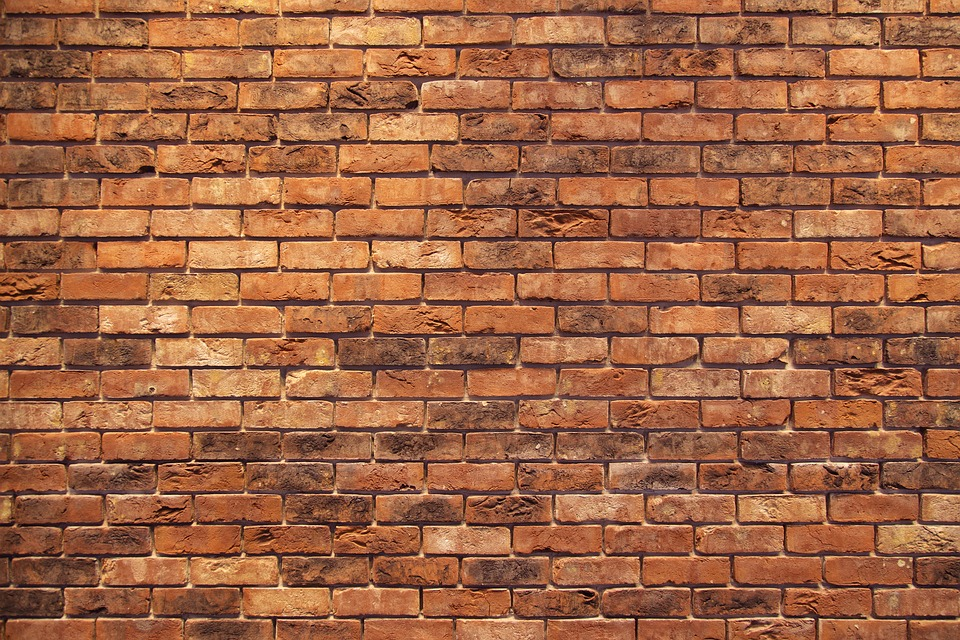
#> input picture text_gen/TextRecognitionDataGenerator/pictures/bricks.jpg, 960 x 640 px; its folder holds only this picture in this run
$ python -i background_generator.py   (imports and definitions only)   (older library calls are emulated)
#> lines starting #> are read from the running program, lines starting #| are printed output that depends on the picture
#> further down, picture is the input picture: PIL image 960x640 RGB; mean R, G, B 159.9, 100.7, 68.5
#%matplotlib inline
import cv2
import math
import os, sys, time
import random as rnd
import numpy as np
import random


import mxnet as mx
from mxnet import autograd, gluon, image, init, nd
from mxnet.gluon import data as gdata, loss as gloss, utils as gutils

from skimage.util import random_noise


from PIL import Image, ImageDraw, ImageFilter, ImageEnhance, ImageOps, ImageFile

# [44 lines left out: functions gaussian_noise, plain_white, quasicrystal, not called in this run]

def randomColor(image):

    random_factor = np.random.randint(0, 40) / 10.  # 随机因子
    color_image = ImageEnhance.Color(image).enhance(random_factor)  # 调整图像的饱和度
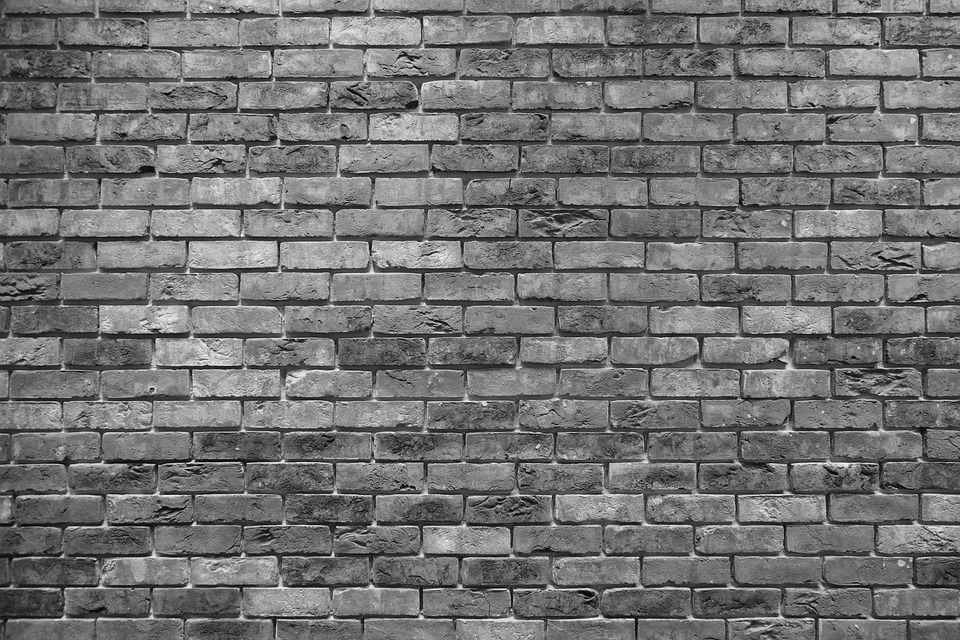
#> color_image: PIL image 960x640 RGB; min 3, max 249, mean 114.7
    random_factor = np.random.randint(10, 40) / 10.  # 随机因子
    brightness_image = ImageEnhance.Brightness(color_image).enhance(random_factor)  # 调整图像的亮度
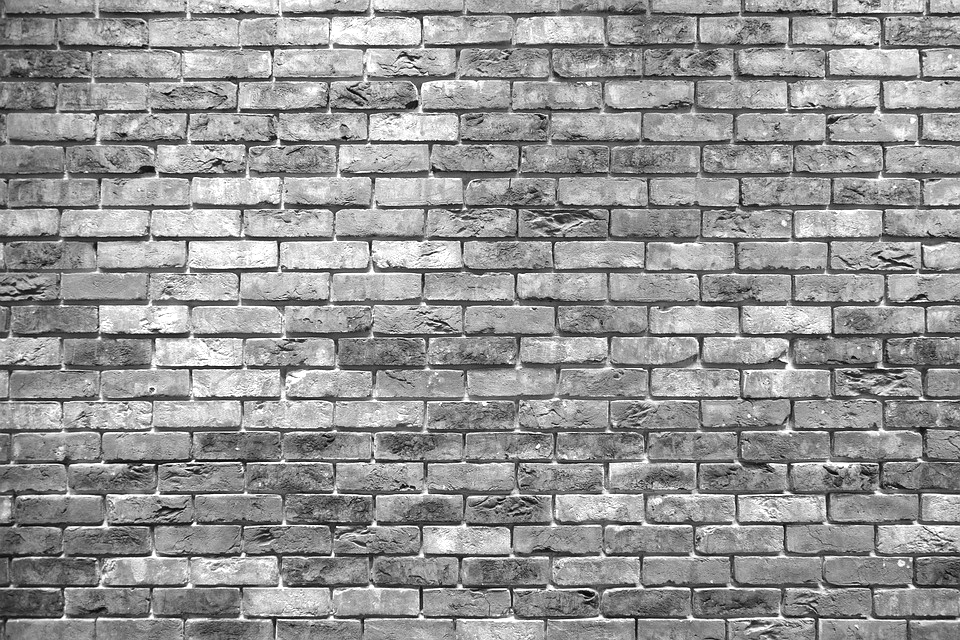
#> brightness_image: PIL image 960x640 RGB; min 3, max 255, mean 148.4
    random_factor = np.random.randint(10, 40) / 10.  # 随机因1子
    contrast_image = ImageEnhance.Contrast(brightness_image).enhance(random_factor)  # 调整图像对比度
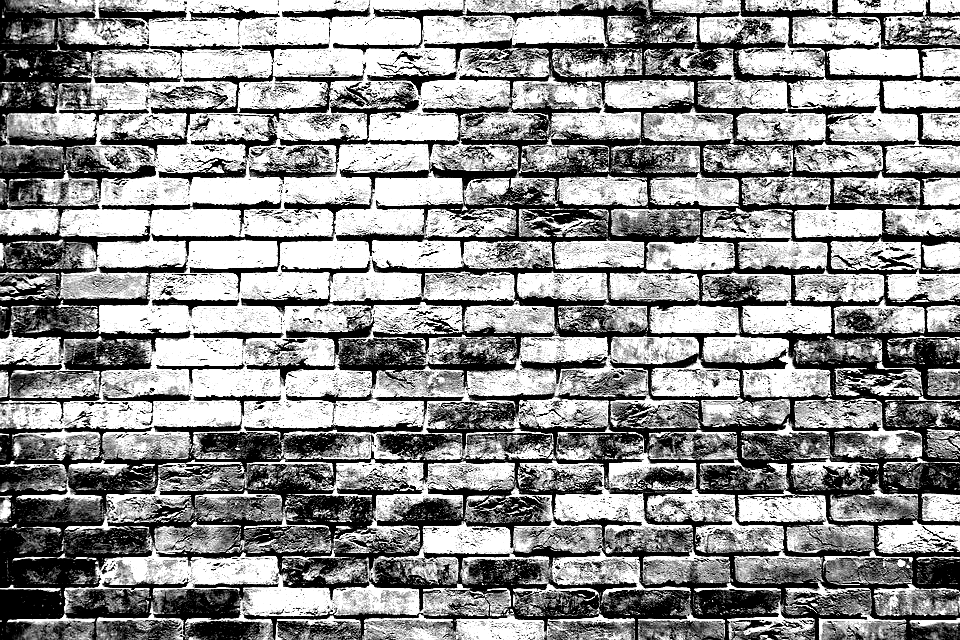
#> contrast_image: PIL image 960x640 RGB; min 0, max 255, mean 144.2
    random_factor = np.random.randint(0, 40) / 10.  # 随机因子
    return ImageEnhance.Sharpness(contrast_image).enhance(random_factor)  # 调整图像锐度

# [60 lines left out: function picture, not called in this run]

>>> from PIL import Image
>>> picture = Image.open('pictures/bricks.jpg')
>>> result = randomColor(picture)

$ run again, on text_gen/TextRecognitionDataGenerator/pictures/city.jpg
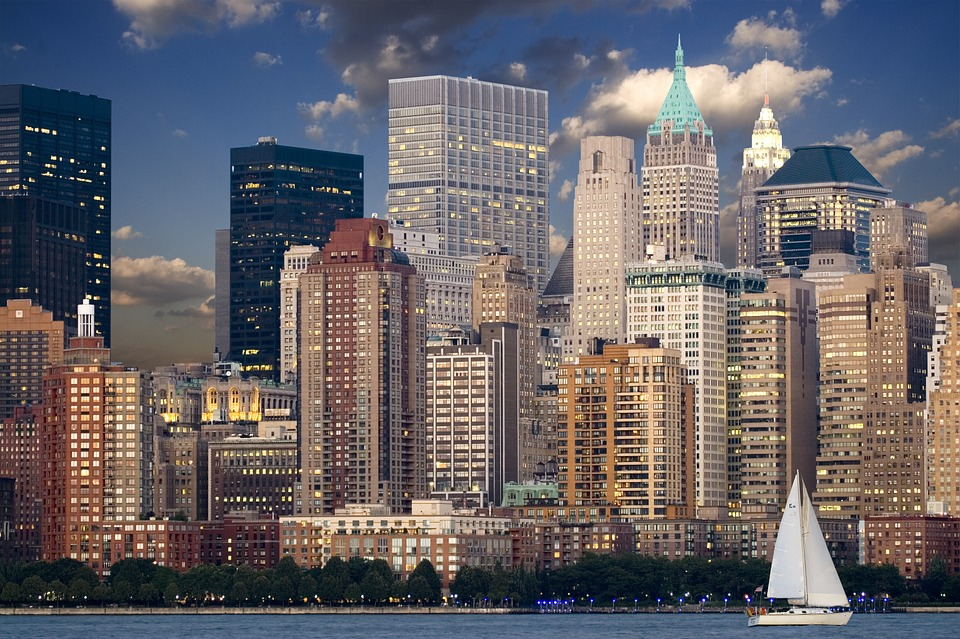
#> input picture text_gen/TextRecognitionDataGenerator/pictures/city.jpg, 960 x 639 px
#> picture is the input picture: PIL image 960x639 RGB; mean R, G, B 104.1, 100.3, 104.5
#> in randomColor, `brightness_image = ImageEnhance.Brightness(color_image).enhance(random..`:
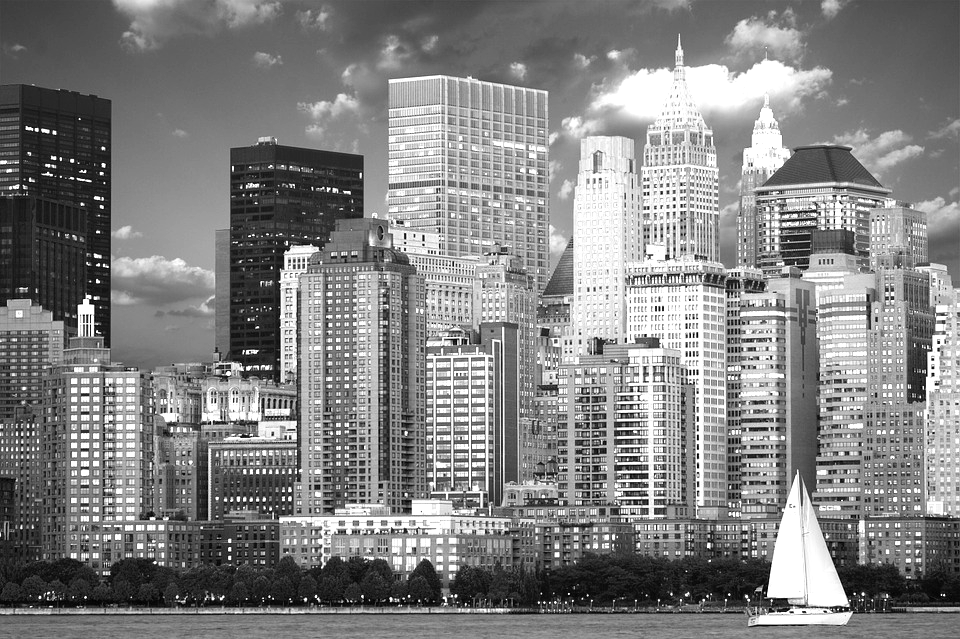
#> brightness_image: PIL image 960x639 RGB; min 0, max 255, mean 130.2
#> in randomColor, `contrast_image = ImageEnhance.Contrast(brightness_image).enhance(rando..`:
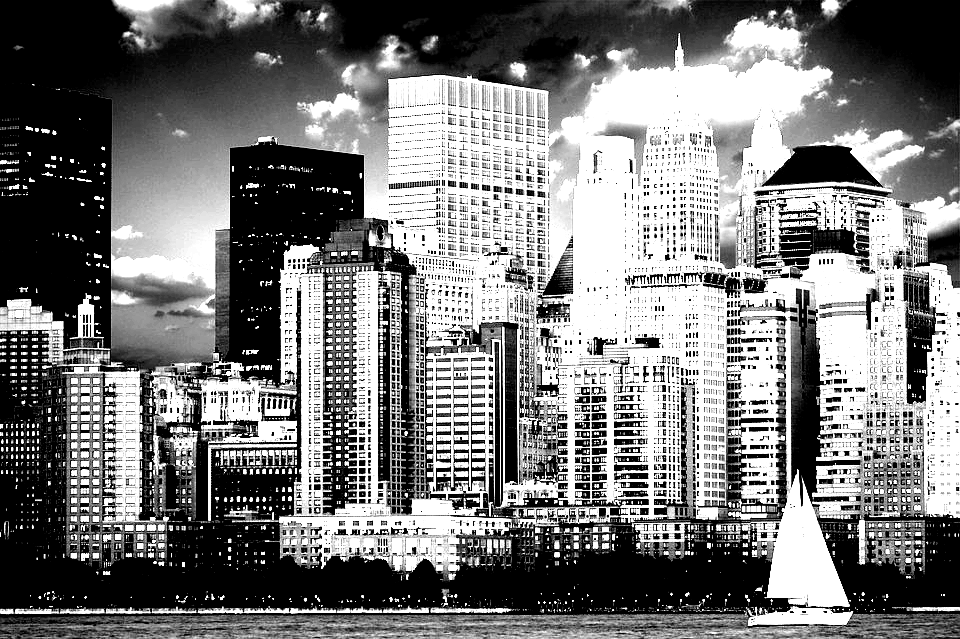
#> contrast_image: PIL image 960x639 RGB; min 0, max 255, mean 120.7

$ run again, on text_gen/TextRecognitionDataGenerator/pictures/water.jpg
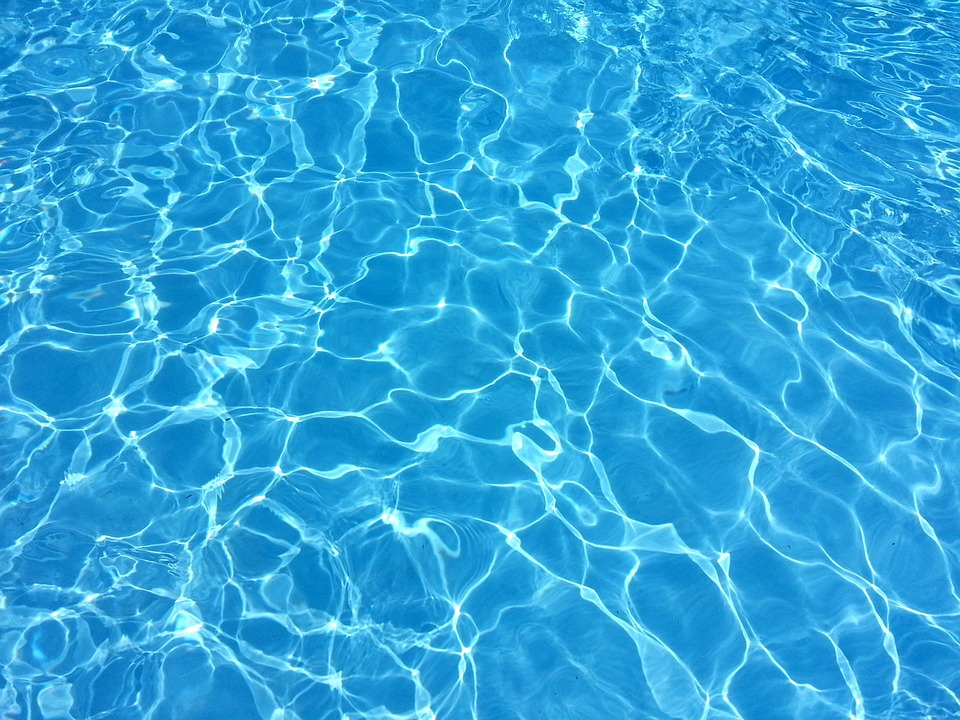
#> input picture text_gen/TextRecognitionDataGenerator/pictures/water.jpg, 960 x 720 px
#> picture is the input picture: PIL image 960x720 RGB; mean R, G, B 46.2, 164.5, 219.4
#> in randomColor, `brightness_image = ImageEnhance.Brightness(color_image).enhance(random..`:
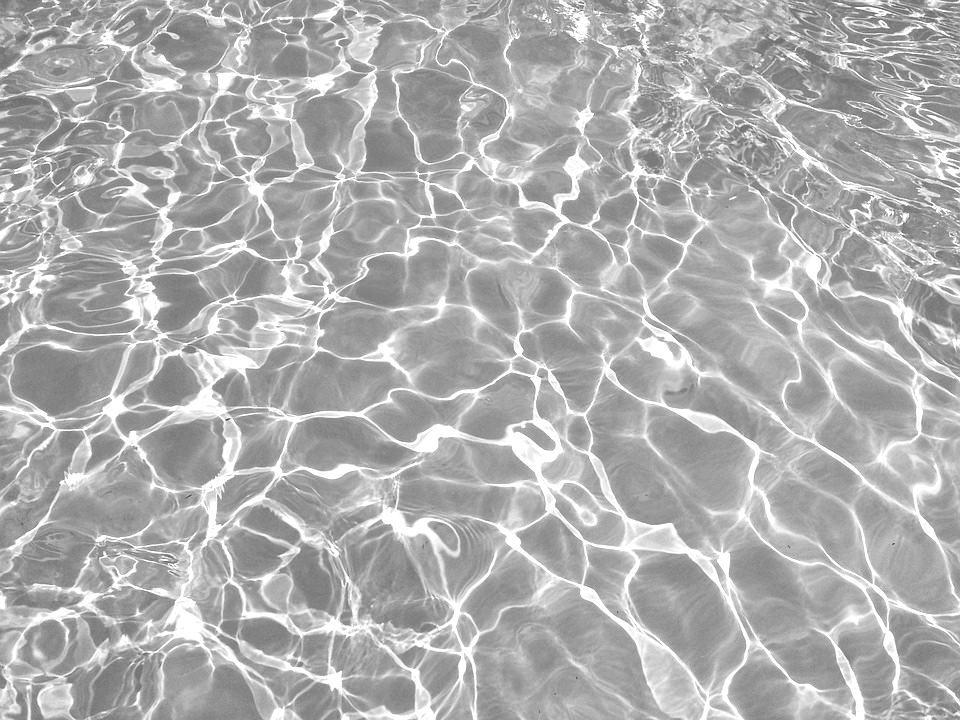
#> brightness_image: PIL image 960x720 RGB; min 67, max 255, mean 174.2
#> in randomColor, `contrast_image = ImageEnhance.Contrast(brightness_image).enhance(rando..`:
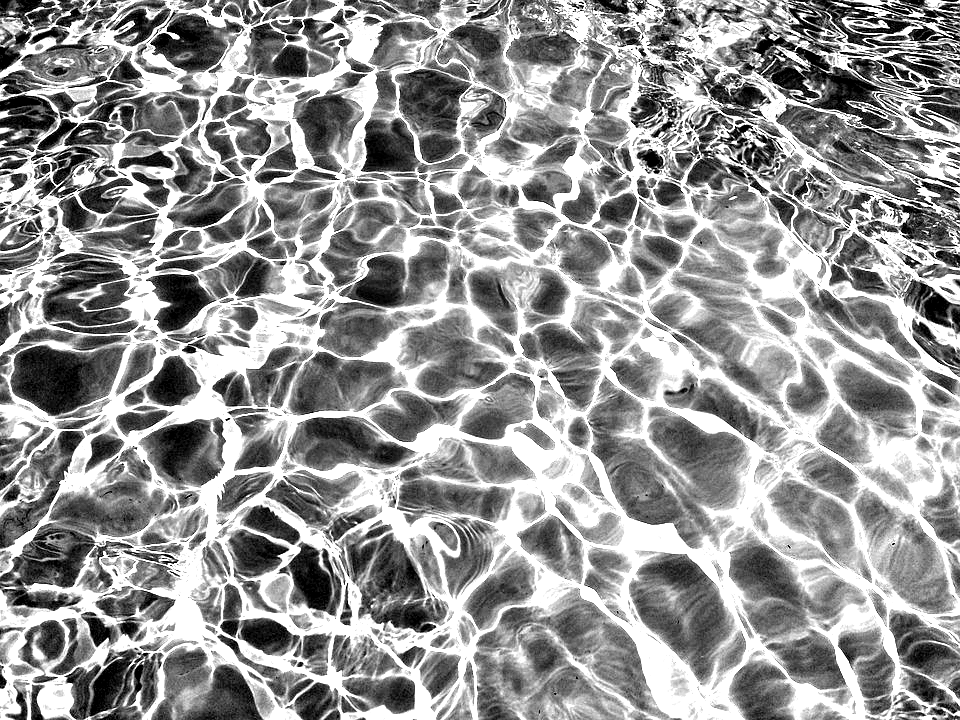
#> contrast_image: PIL image 960x720 RGB; min 0, max 255, mean 148.4
